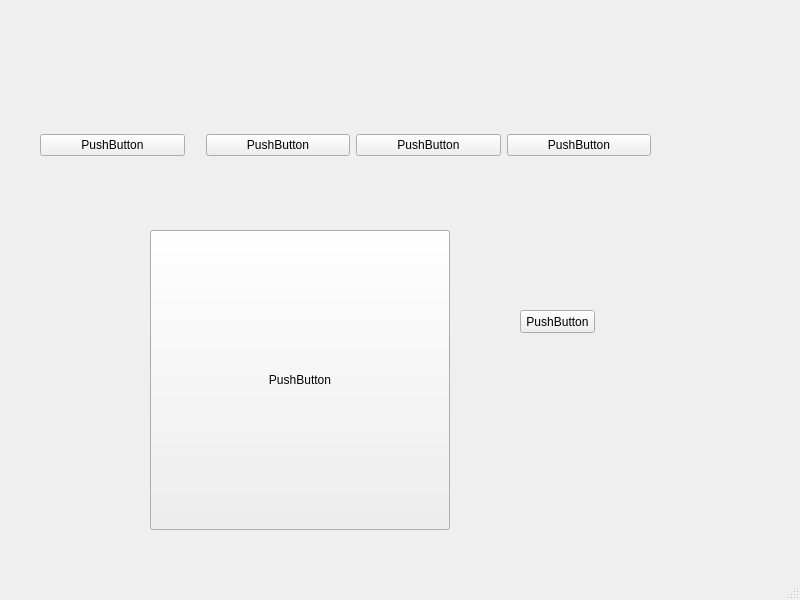
<?xml version="1.0" encoding="UTF-8"?>
<ui version="4.0">
 <class>MainWindow</class>
 <widget class="QMainWindow" name="MainWindow">
  <property name="geometry">
   <rect>
    <x>0</x>
    <y>0</y>
    <width>800</width>
    <height>600</height>
   </rect>
  </property>
  <property name="windowTitle">
   <string>MainWindow</string>
  </property>
  <widget class="QWidget" name="centralwidget">
   <widget class="QWidget" name="horizontalLayoutWidget">
    <property name="geometry">
     <rect>
      <x>40</x>
      <y>60</y>
      <width>611</width>
      <height>171</height>
     </rect>
    </property>
    <layout class="QHBoxLayout" name="horizontalLayout">
     <item>
      <widget class="QPushButton" name="pushButton">
       <property name="text">
        <string>PushButton</string>
       </property>
      </widget>
     </item>
     <item>
      <spacer name="horizontalSpacer">
       <property name="orientation">
        <enum>Qt::Horizontal</enum>
       </property>
       <property name="sizeType">
        <enum>QSizePolicy::Fixed</enum>
       </property>
       <property name="sizeHint" stdset="0">
        <size>
         <width>15</width>
         <height>20</height>
        </size>
       </property>
      </spacer>
     </item>
     <item>
      <widget class="QPushButton" name="pushButton_2">
       <property name="text">
        <string>PushButton</string>
       </property>
      </widget>
     </item>
     <item>
      <widget class="QPushButton" name="pushButton_3">
       <property name="text">
        <string>PushButton</string>
       </property>
      </widget>
     </item>
     <item>
      <widget class="QPushButton" name="pushButton_4">
       <property name="text">
        <string>PushButton</string>
       </property>
      </widget>
     </item>
    </layout>
   </widget>
   <widget class="QPushButton" name="pushButton_5">
    <property name="geometry">
     <rect>
      <x>150</x>
      <y>230</y>
      <width>300</width>
      <height>300</height>
     </rect>
    </property>
    <property name="minimumSize">
     <size>
      <width>50</width>
      <height>50</height>
     </size>
    </property>
    <property name="maximumSize">
     <size>
      <width>300</width>
      <height>300</height>
     </size>
    </property>
    <property name="text">
     <string>PushButton</string>
    </property>
   </widget>
   <widget class="QPushButton" name="pushButton_6">
    <property name="geometry">
     <rect>
      <x>520</x>
      <y>310</y>
      <width>75</width>
      <height>23</height>
     </rect>
    </property>
    <property name="text">
     <string>PushButton</string>
    </property>
   </widget>
  </widget>
  <widget class="QMenuBar" name="menubar">
   <property name="geometry">
    <rect>
     <x>0</x>
     <y>0</y>
     <width>800</width>
     <height>23</height>
    </rect>
   </property>
  </widget>
  <widget class="QStatusBar" name="statusbar"/>
 </widget>
 <resources/>
 <connections/>
</ui>
